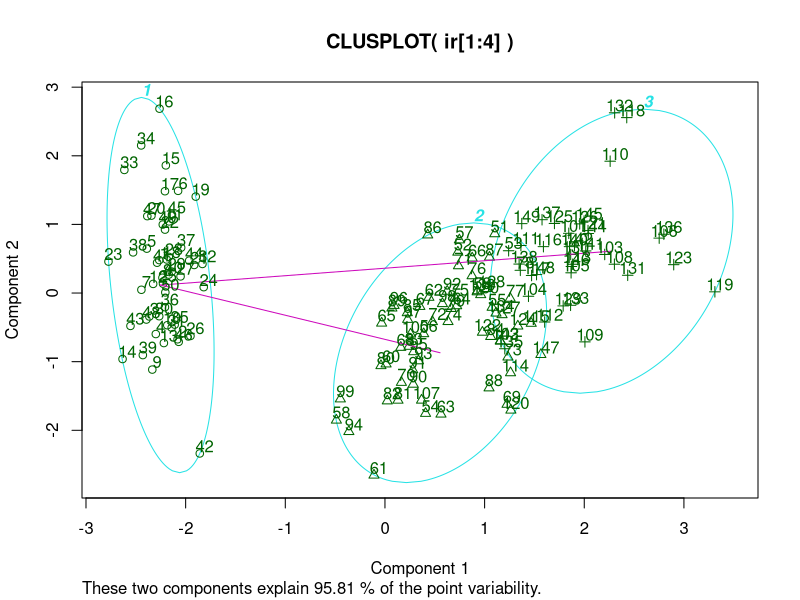
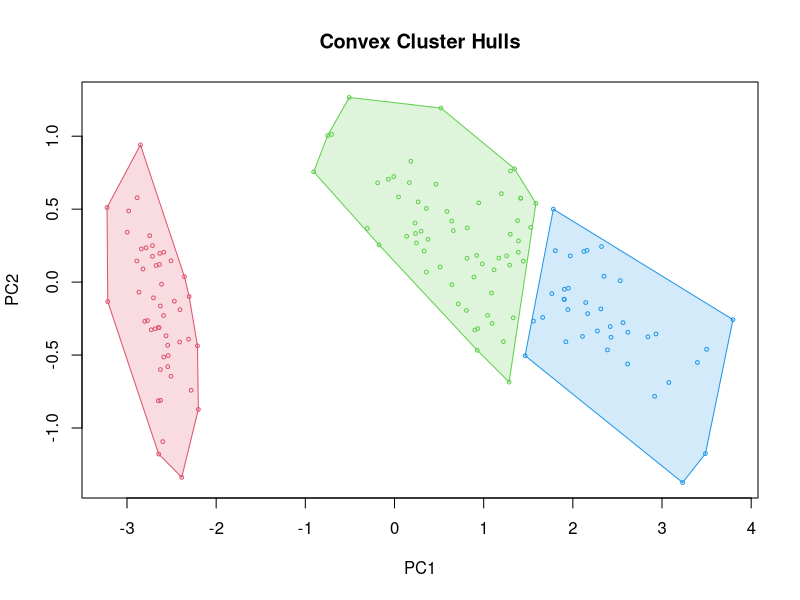
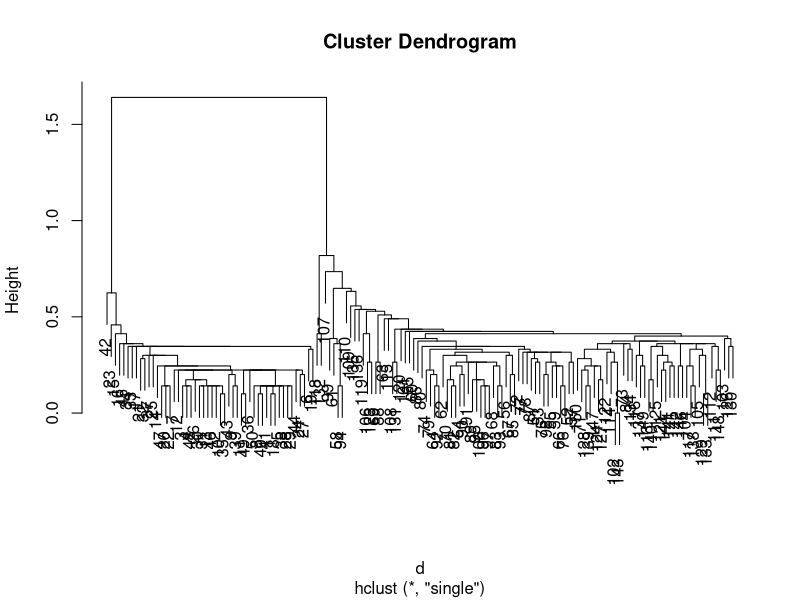
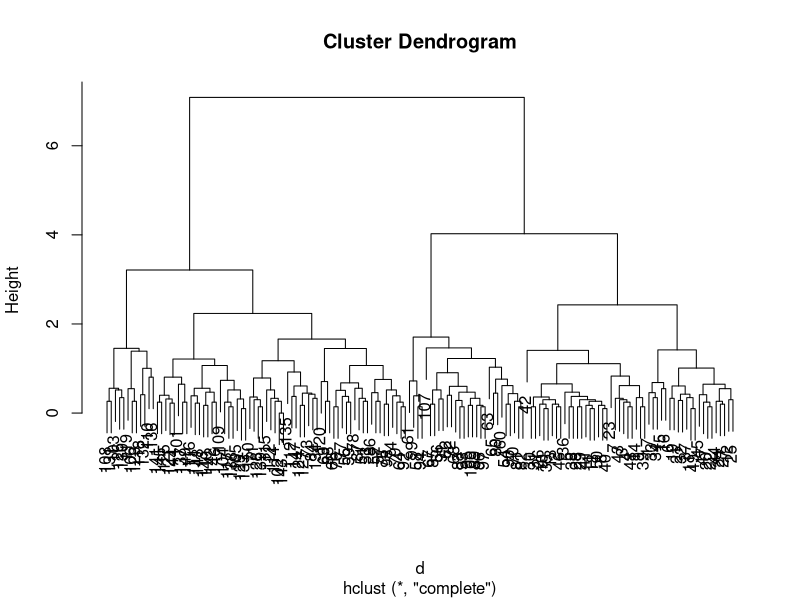
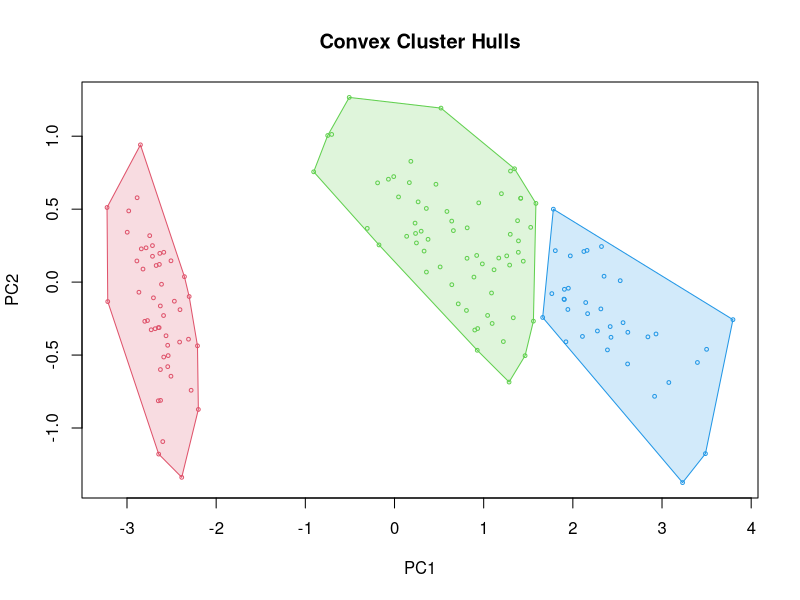
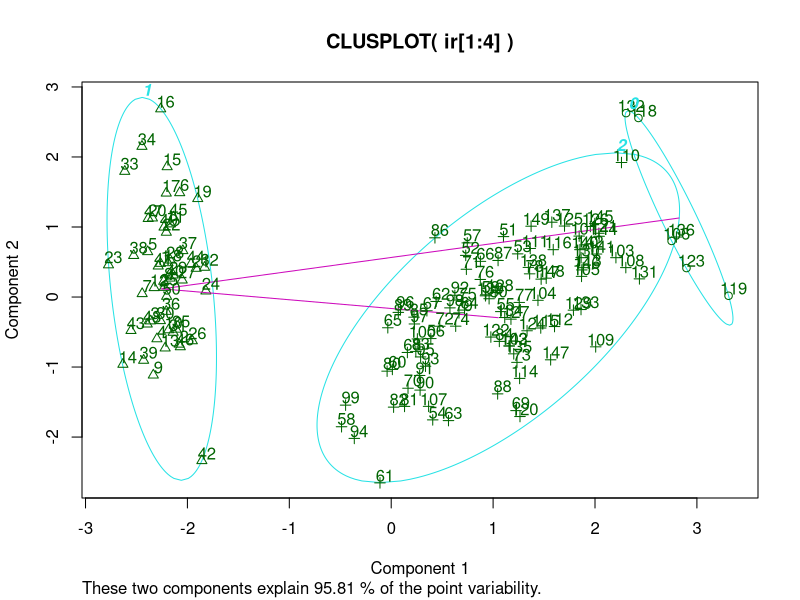
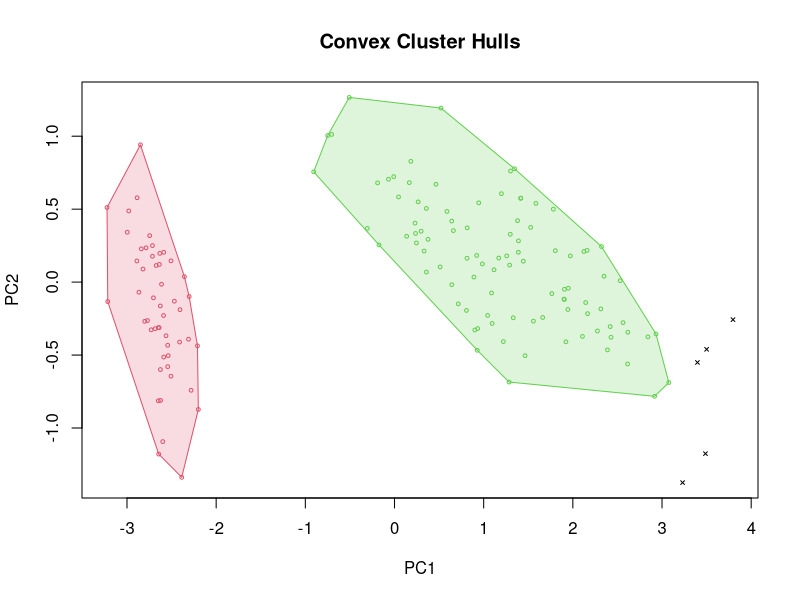

Here is the R script that generated these plots, in order:
ir<-iris
install.packages("cluster")
install.packages("dbscan")

library("cluster")
library("dbscan")
#normalize the data and compare

# K Means
?dist
k<-kmeans(ir[1:4],3)
clusplot(ir[1:4],k$cluster,labels = 2,lines = T)
hullplot(ir[1:4],k$cluster)

# Agglomerative hierarchical clustering 

d<-dist(ir[1:4],method = "euclidean")
h<-hclust(d,method = "single")
plot(h)
h1<-hclust(d,method = "complete")
plot(h1)
h2<-hclust(d,method = "average")
h2=cutree(h2,k=3)#cluster to each sample
hullplot(ir[1:4],h2)

# DBScan
d<-dist(ir[1:4],method = "euclidean")
dbc<-dbscan(ir[1:4],eps=0.8,minPts = 10)
dbc<-dbscan(d,eps=0.8,minPts = 10)
clusplot(ir[1:4],dbc$cluster,labels = 2,lines = T)
hullplot(ir[1:4],dbc$cluster)
